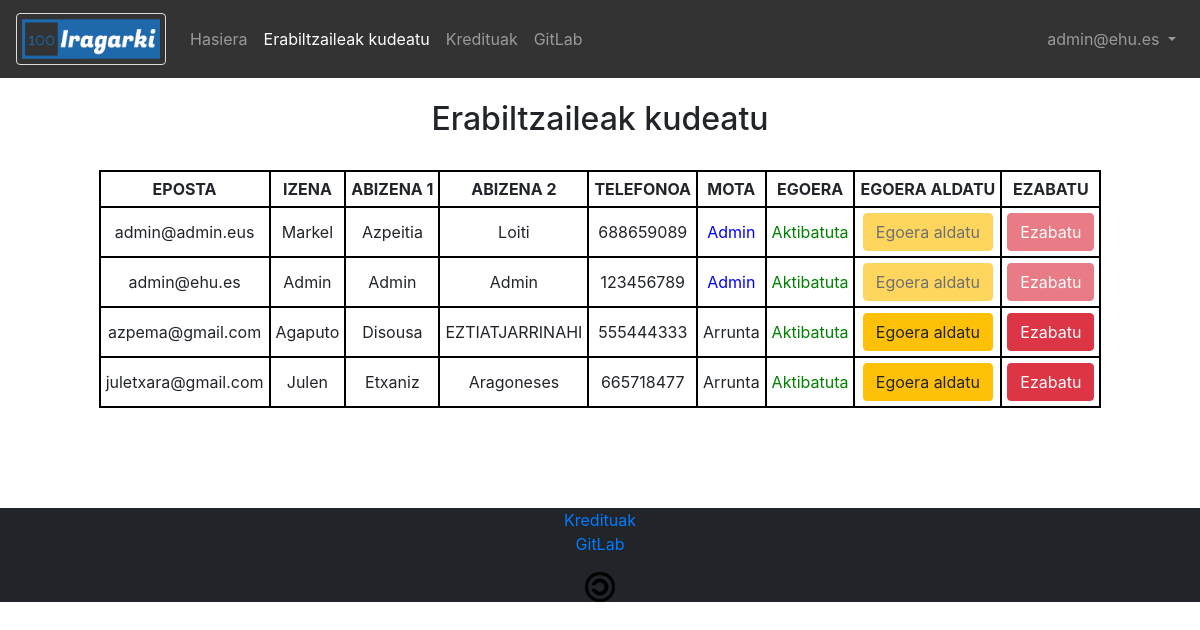
/php/HandlingAccounts.php (signed in), run on the app's committed database.
### tables this page shows
CREATE TABLE IF NOT EXISTS `users` (
  `email` varchar(100) NOT NULL,
  `password` varchar(100) NOT NULL,
  `name` varchar(100) NOT NULL,
  `surname1` varchar(100) NOT NULL,
  `surname2` varchar(100) NOT NULL,
  `telephone` int(11) NOT NULL,
  `banned` int(11) NOT NULL,
  `admin` int(11) NOT NULL,
  PRIMARY KEY (`email`)
);

### php/HandlingAccounts.php (the view, shortened to what this page needs)
<!DOCTYPE html>
<html>
<head>
</head>
<body>
    <?php include '../php/Menus.php' ?>
    <div class="main">
        <div id="taula">
			<h2>Erabiltzaileak kudeatu</h2>
			<br>
            <?php
                include '../php/DbConfig.php';
				$esteka = mysqli_connect($zerbitzaria, $erabiltzailea, $gakoa, $db) or die("Errorea datu-baseko konexioan");
				$sql = "SELECT * FROM users";
				$emaitza = mysqli_query($esteka, $sql) or die("Errorea datu-baseko kontsultan");
				echo '<table> <thead> <tr> <th> EPOSTA </th> <th> IZENA </th>
				<th> ABIZENA 1 </th> <th> ABIZENA 2 </th> <th> TELEFONOA </th> <th> MOTA </th>
				<th> EGOERA </th> <th> EGOERA ALDATU </th> <th> EZABATU </th> </tr> </thead> <tbody>';
				while ($row = mysqli_fetch_array($emaitza, MYSQLI_ASSOC)) {
					echo '<tr> <td>'.$row['email'].'</td> <td>'.$row['name'].'</td> <td>'.$row['surname1'].'</td>
					<td>'.$row['surname2'].'</td> <td>'.$row['telephone'].'</td> <td>'.admin($row['admin']).'</td>
					<td>'.banned($row['banned']).'</td> <td>'.aldatuButton($row['admin']).'</td> <td> '.ezabatuButton($row['admin']).' </td> </tr>';
				}
				echo '</tbody> </table>';
				function admin($admin) {
					if ($admin)
						return "<span style='color:blue'>Admin</span>";
					return "<span>Arrunta</span>";
				}
				function banned($banned) {
					return "<span style='color:green'>Aktibatuta</span>";
				}
				function aldatuButton($admin) {
					if ($admin)
						return '<button class="aldatu btn btn-warning" disabled>Egoera aldatu</button>';
					return '<button class="aldatu btn btn-warning">Egoera aldatu</button>';
				}
				function ezabatuButton($admin) {
					if ($admin)
						return '<button class="ezabatu btn btn-danger" disabled>Ezabatu</button>';
					return '<button class="ezabatu btn btn-danger">Ezabatu</button>';
				}
            ?>
        </div>
	</div>
</body>
</html>

### styles/Style.css (style rules this page uses)
* { margin: 0; padding: 0; }
html { font-family: Roboto, sans-serif; }
body { margin: 0; background-color: #21ce77; }
footer { background: #212529; text-align: center; }
table, th, td { border: 2px solid black; border-collapse: collapse; }
th, td { padding: 5px; }
div#taula { display: inline-block; }
.main { position: relative; width: 100%; display: inline-block; text-align: center; margin-top: 100px; }

### data on the page
users: email "admin@admin.eus", name "Markel", surname1 "Azpeitia", surname2 "Loiti", telephone "688659089", admin "Admin"
users: email "admin@ehu.es", name "Admin", surname1 "Admin", surname2 "Admin", telephone "123456789", admin "Admin"
users: email "azpema@gmail.com", name "Agaputo", surname1 "Disousa", surname2 "EZTIATJARRINAHI", telephone "555444333"
users: email "juletxara@gmail.com", name "Julen", surname1 "Etxaniz", surname2 "Aragoneses", telephone "665718477"

### other printed values
$email "admin@ehu.es"
